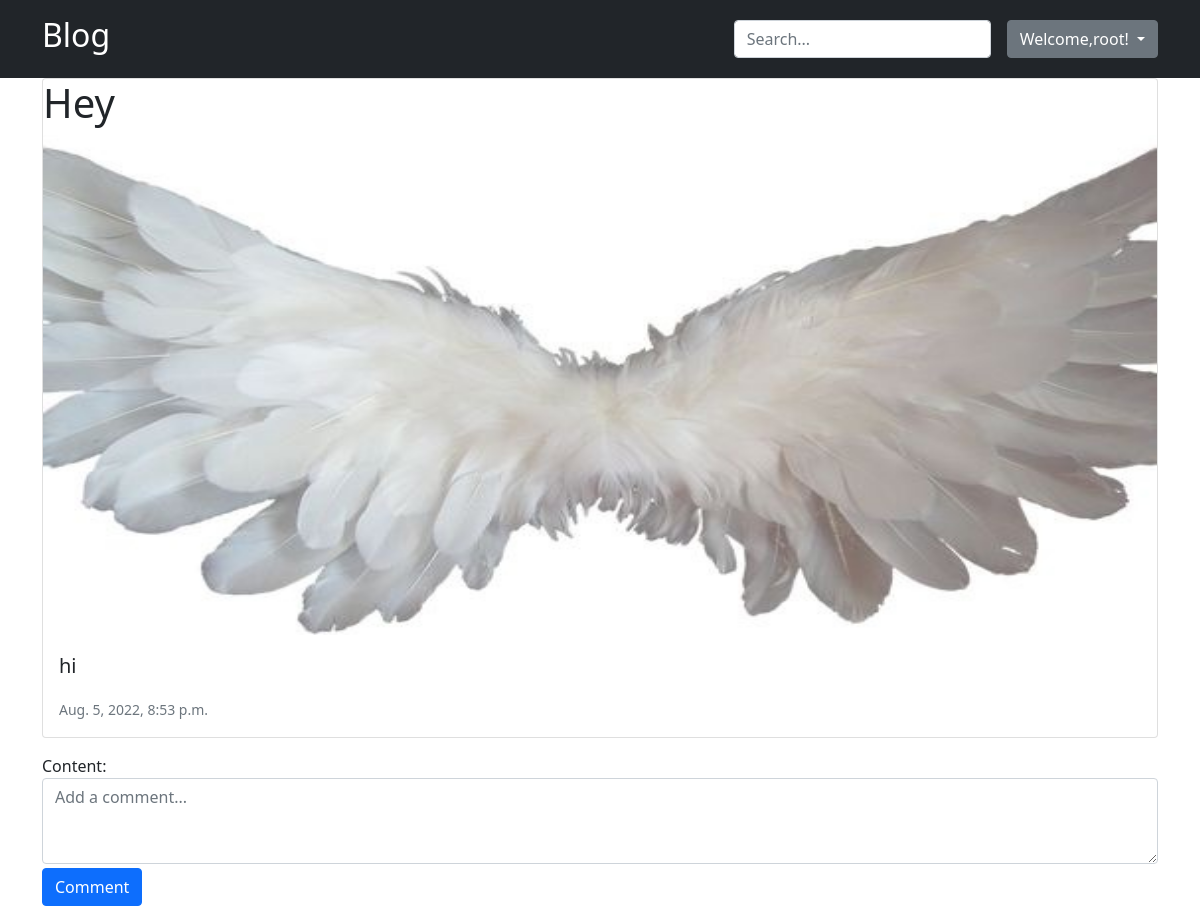
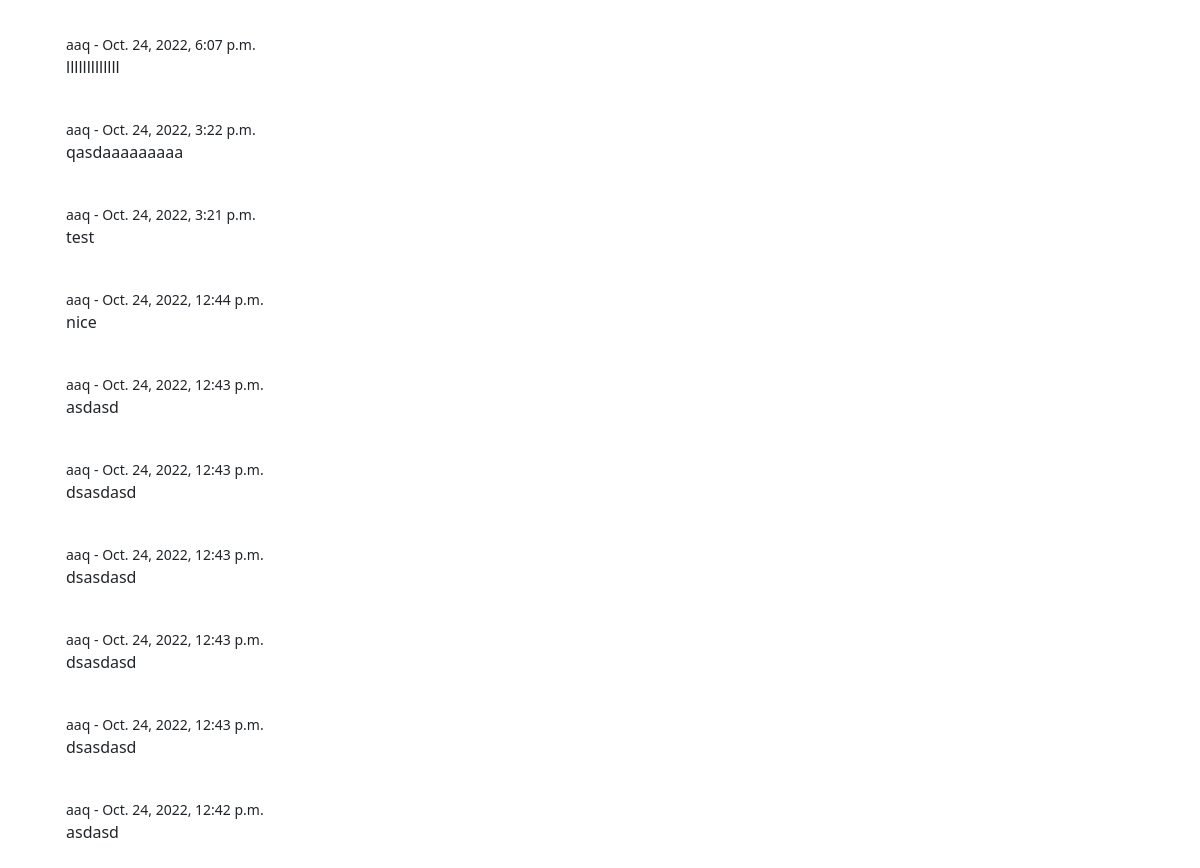
Page /post/hey/ (signed in) on the committed database (2 pictures, top to bottom).
### post/models.py (models this page shows, shortened)
class Post(models.Model):
    title = models.CharField(max_length=150)
    slug = models.SlugField(unique=True, db_index=True,verbose_name="Url")
    content = models.TextField()
    photo = models.ImageField(upload_to="photo/%Y/%m/%d")
    time_created = models.DateTimeField(auto_now_add=True)
    time_updated = models.DateTimeField(auto_now=True)
    cat = models.ManyToManyField('Category')
    class Meta:
        ordering = ["time_created","title"]

class Comment(models.Model):
    content = models.TextField()
    time_created = models.DateTimeField(auto_now_add=True)
    user = models.ForeignKey(User,related_name="users",on_delete=models.CASCADE)
    post = models.ForeignKey('Post',related_name="comments", on_delete=models.CASCADE)
    class Meta:
        ordering = ["time_created",]

### post/views.py (the view)
# urls.py: path('post/<slug:post_slug>/', PostPage.as_view(), name='post_page'),
class PostPage(DetailView):
    model = Post
    template_name = "post/postpage.html"
    slug_url_kwarg = 'post_slug'
    context_object_name = 'post'
    def get_context_data(self, *, object_list=None, **kwargs):
        context = super().get_context_data(**kwargs)
        context['title'] = context['post'].title
        context['form'] = AddCommentForm()
        return context
    def get_queryset(self):
        return Post.objects.prefetch_related('cat').prefetch_related('comments__user').filter()

### post/forms.py
class AddCommentForm(forms.ModelForm):
    content = forms.CharField(label="Content", widget=forms.Textarea(attrs={'class': 'form-control','rows':"3",'placeholder':"Add a comment..."}))
    class Meta:
        model = Comment
        fields = ('content',)
    def __init__(self, *args, **kwargs):
        self.request = kwargs.pop('request', None)
        super(AddCommentForm, self).__init__(*args, **kwargs)

### post/templates/post/postpage.html (shortened to what this page needs)
{% extends 'post/base.html' %}
{% block content %}
<div class="container">
    <div class="card mb-3">
        <h1 class="card-title">{{post.title}}</h1>
        <img class="card-img-top img-fluid" style="height: 500px" src="{{post.photo.url}}" alt="Card image cap">
      <div class="card-body">
        <p class="card-text fs-5">{{post.content}}</p>
        <p class="card-text"><small class="text-muted">{{post.time_created}}</small></p>
      </div>
    </div>
    {% if request.user.is_authenticated %}
        <form action="{% url 'add_comment' post.slug %}" method="post" class="my-3">
            {{form}}
            <button type="submit" class="btn btn-primary my-1">Comment</button>
        </form>
    {% endif %}
    {% for comment in post.comments.all reversed %}
        <div class="mb-2">
          <div class="card-body">
            <div class="d-flex justify-content-between">
              <div class="d-flex flex-row align-items-center">
                <p class="small mb-0 ms-2">{{comment.user.username}} - {{comment.time_created}}</p>
              </div>
            </div>
              <p class=" mb-0 ms-2">{{comment.content}}</p>
          </div>
        </div>
    {% endfor %}
</div>
{% endblock %}

### post/templates/post/base.html (shortened to what this page needs)
{% load static %}
<!DOCTYPE html>
<html lang="en">
<head>
    <link href="https://cdn.jsdelivr.net/npm/bootstrap@5.1.3/dist/css/bootstrap.min.css" rel="stylesheet">
</head>
<body>
<header class="p-3 bg-dark text-white">
    <div class="container">
      <div class="d-flex flex-wrap align-items-center justify-content-center justify-content-lg-start">
        <a href="{% url 'home' %}" class="d-flex align-items-center me-lg-auto mb-2 mb-lg-0 text-white text-decoration-none">
          <h2>Blog</h2>
        </a>
        <form action="{% url 'search'  %}" method="get" class="col-12 col-lg-auto mb-3 mb-lg-0 me-lg-3">
          <input name="text" type="search" class="form-control form-control-dark" placeholder="Search..." aria-label="Search">
        </form>
        {% if request.user.is_authenticated %}
            <div class="dropdown">
                  <button class="btn btn-secondary dropdown-toggle" type="button" id="dropdownMenuButton1" data-bs-toggle="dropdown" aria-expanded="false">
                    Welcome,{{user.username}}!
                  </button>
            </div>
        {% else %}
        <div class="text-end">
            <a class="btn btn-outline-light me-2" href="{% url 'login' %}">Login</a>
            <a class="btn btn-warning"  href="{% url 'register' %}">Register</a>
        </div>
          {% endif %}
      </div>
    </div>
  </header>
    {% block content %}
    {% endblock %}
</body>
</html>

### rows in the picture
Post: title "Hey", photo (picture), content "hi", time_created "Aug. 5, 2022, 8:53 p.m."
Comment: user.username "aaq", time_created "Oct. 24, 2022, 6:07 p.m.", content "lllllllllllll"
Comment: user.username "aaq", time_created "Oct. 24, 2022, 3:22 p.m.", content "qasdaaaaaaaaa"
Comment: user.username "aaq", time_created "Oct. 24, 2022, 3:21 p.m.", content "test"
Comment: user.username "aaq", time_created "Oct. 24, 2022, 12:44 p.m.", content "nice"
Comment: user.username "aaq", time_created "Oct. 24, 2022, 12:43 p.m.", content "asdasd"
Comment: user.username "aaq", time_created "Oct. 24, 2022, 12:43 p.m.", content "dsasdasd"
Comment: user.username "aaq", time_created "Oct. 24, 2022, 12:43 p.m.", content "dsasdasd"
Comment: user.username "aaq", time_created "Oct. 24, 2022, 12:43 p.m.", content "dsasdasd"
Comment: user.username "aaq", time_created "Oct. 24, 2022, 12:43 p.m.", content "dsasdasd"
Comment: user.username "aaq", time_created "Oct. 24, 2022, 12:42 p.m.", content "asdasd"

### other values in the picture
{{ user.username }} "root"
